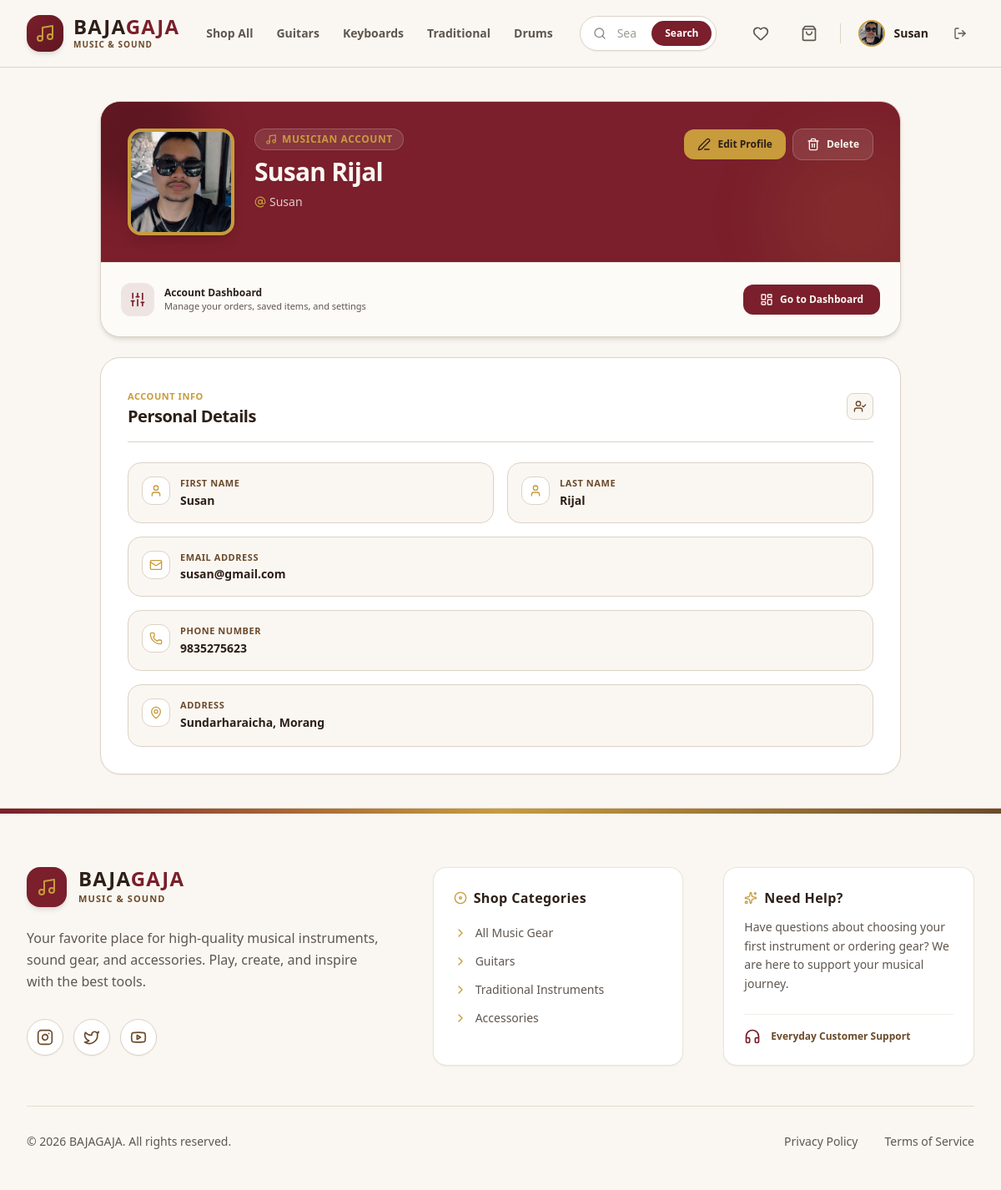
/profile/ (signed in), run on the app's committed database.
### bg_app/models.py (models this page shows, shortened)
class User(AbstractUser):
    phone = models.CharField(max_length=20, blank=True)
    address = models.TextField(blank=True)
    profile_picture = models.ImageField(upload_to='images/user/', blank=True, null=True)

### bg_app/views/profile_view.py (the view)
# urls.py: path('profile/', profile_view, name='profile'),
@login_required
def profile_view(request):
    return render(request, 'main/profile_page.html')

### bg_app/templates/main/profile_page.html (shortened to what this page needs)
<!DOCTYPE html>
<html lang="en">
<head>
    {% load static %}
    <link href="{% static 'css/styles.css' %}" rel="stylesheet" />
</head>
<body class="bg-[#FAF7F2] font-sans min-h-screen flex flex-col text-[#5F564F] antialiased">
    {% include 'components/_navbar.html' %}
    <main class="flex-grow py-10 px-4 sm:px-6 lg:px-8 max-w-5xl mx-auto w-full">
        <div class="space-y-6">
            <div class="bg-[#FFFFFF] border border-[#DDD2C5] rounded-3xl shadow-md overflow-hidden">
                <div class="bg-[#7A1F2B] p-6 sm:p-8 text-[#FAF7F2] relative overflow-hidden">
                    <div class="absolute -right-10 -bottom-10 w-48 h-48 bg-[#C89B3C]/10 rounded-full blur-2xl pointer-events-none"></div>
                    <div class="relative z-10 flex flex-col sm:flex-row items-center sm:items-start gap-6">
                        <div class="relative w-28 h-28 sm:w-32 sm:h-32 rounded-2xl bg-[#FAF7F2] border-4 border-[#C89B3C] shadow-lg overflow-hidden flex items-center justify-center text-[#7A1F2B] shrink-0">
                            {% if user.profile_picture %}
                                <img src="{{ user.profile_picture.url }}" alt="{{ user.username }}" class="w-full h-full object-cover">
                            {% else %}
                                <i data-lucide="user" class="w-14 h-14 text-[#7A1F2B]/60"></i>
                            {% endif %}
                        </div>
                        <div class="space-y-2 text-center sm:text-left flex-grow">
                            <div class="inline-flex items-center gap-1.5 px-3 py-1 rounded-full bg-[#FAF7F2]/10 border border-[#FAF7F2]/20 text-[#C89B3C] text-xs font-bold uppercase tracking-wider">
                                <i data-lucide="music" class="w-3.5 h-3.5"></i>
                                <span>
                                    {% if user.is_staff %} Administrator {% else %} Musician Account {% endif %}
                                </span>
                            </div>
                            <h1 class="text-2xl sm:text-3xl font-black text-[#FAF7F2] tracking-tight">
                                {% if user.first_name or user.last_name %}
                                    {{ user.first_name }} {{ user.last_name }}
                                {% else %}
                                    {{ user.username|default:"Anonymous User" }}
                                {% endif %}
                            </h1>
                            <p class="text-xs sm:text-sm text-[#FAF7F2]/80 font-medium flex items-center justify-center sm:justify-start gap-1">
                                <i data-lucide="at-sign" class="w-3.5 h-3.5 text-[#C89B3C]"></i>
                                <span>{{ user.username|default:"musician" }}</span>
                            </p>
                        </div>
                        <div class="flex flex-wrap items-center justify-center sm:justify-end gap-2 w-full sm:w-auto pt-2 sm:pt-0">
                            <a href="/profile/edit/" class="px-4 py-2.5 bg-[#C89B3C] hover:bg-[#C89B3C]/90 text-[#2D1F18] font-bold rounded-xl transition-all text-xs flex items-center gap-2 shadow-sm">
                                <i data-lucide="edit-3" class="w-4 h-4"></i>
                                <span>Edit Profile</span>
                            </a>
                            {% if not user.is_staff %}
                                <button type="button" onclick="openDeleteProfileModal('/profile/delete/{{ user.id }}/')" class="px-4 py-2.5 bg-[#FAF7F2]/10 hover:bg-[#B4473A] text-[#FAF7F2] font-bold rounded-xl transition-all text-xs flex items-center gap-2 border border-[#FAF7F2]/20">
                                    <i data-lucide="trash-2" class="w-4 h-4"></i>
                                    <span>Delete</span>
                                </button>
                            {% endif %}
                        </div>
                    </div>
                </div>
                <div class="p-4 sm:p-6 bg-[#FAF7F2]/50 border-t border-[#DDD2C5]/60 flex flex-col sm:flex-row items-center justify-between gap-4">
                    <div class="flex items-center gap-3">
                        <div class="w-10 h-10 rounded-xl bg-[#7A1F2B]/10 flex items-center justify-center text-[#7A1F2B] shrink-0">
                            <i data-lucide="sliders" class="w-5 h-5"></i>
                        </div>
                        <div>
                            <h3 class="text-xs font-bold text-[#2D1F18]">Account Dashboard</h3>
                            <p class="text-[11px] text-[#5F564F]">Manage your orders, saved items, and settings</p>
                        </div>
                    </div>
                    {% if user.is_staff %}
                        <a href="/dashboard/admin/" class="w-full sm:w-auto px-5 py-2.5 bg-[#7A1F2B] hover:bg-[#5E1721] text-[#FAF7F2] font-bold rounded-xl transition-all text-xs flex items-center justify-center gap-2 shadow-sm">
                            <i data-lucide="layout-dashboard" class="w-4 h-4"></i>
                            <span>Go to Admin Dashboard</span>
                        </a>
                    {% else %}
                        <a href="/dashboard/" class="w-full sm:w-auto px-5 py-2.5 bg-[#7A1F2B] hover:bg-[#5E1721] text-[#FAF7F2] font-bold rounded-xl transition-all text-xs flex items-center justify-center gap-2 shadow-sm">
                            <i data-lucide="layout-dashboard" class="w-4 h-4"></i>
                            <span>Go to Dashboard</span>
                        </a>
                    {% endif %}
                </div>
            </div>
            <div class="bg-[#FFFFFF] border border-[#DDD2C5] rounded-3xl p-6 sm:p-8 shadow-sm space-y-6">
                <div class="border-b border-[#DDD2C5] pb-4 flex items-center justify-between">
                    <div>
                        <span class="text-[11px] font-bold uppercase tracking-wider text-[#C89B3C]">Account Info</span>
                        <h2 class="text-xl font-black text-[#2D1F18] tracking-tight">Personal Details</h2>
                    </div>
                    <div class="w-8 h-8 rounded-lg bg-[#FAF7F2] border border-[#DDD2C5] flex items-center justify-center text-[#6B4A2B]">
                        <i data-lucide="user-check" class="w-4 h-4"></i>
                    </div>
                </div>
                <div class="grid grid-cols-1 sm:grid-cols-2 gap-4">
                    <div class="bg-[#FAF7F2] border border-[#DDD2C5] p-4 rounded-2xl flex items-start gap-3">
                        <div class="p-2 rounded-xl bg-[#FFFFFF] border border-[#DDD2C5] text-[#C89B3C] shrink-0">
                            <i data-lucide="user" class="w-4 h-4"></i>
                        </div>
                        <div>
                            <span class="text-[11px] font-bold uppercase tracking-wider text-[#6B4A2B] block">First Name</span>
                            <p class="text-sm font-semibold text-[#2D1F18] mt-0.5">{{ user.first_name|default:"—" }}</p>
                        </div>
                    </div>
                    <div class="bg-[#FAF7F2] border border-[#DDD2C5] p-4 rounded-2xl flex items-start gap-3">
                        <div class="p-2 rounded-xl bg-[#FFFFFF] border border-[#DDD2C5] text-[#C89B3C] shrink-0">
                            <i data-lucide="user" class="w-4 h-4"></i>
                        </div>
                        <div>
                            <span class="text-[11px] font-bold uppercase tracking-wider text-[#6B4A2B] block">Last Name</span>
                            <p class="text-sm font-semibold text-[#2D1F18] mt-0.5">{{ user.last_name|default:"—" }}</p>
                        </div>
                    </div>
                    <div class="sm:col-span-2 bg-[#FAF7F2] border border-[#DDD2C5] p-4 rounded-2xl flex items-start gap-3">
                        <div class="p-2 rounded-xl bg-[#FFFFFF] border border-[#DDD2C5] text-[#C89B3C] shrink-0">
                            <i data-lucide="mail" class="w-4 h-4"></i>
                        </div>
                        <div class="truncate">
                            <span class="text-[11px] font-bold uppercase tracking-wider text-[#6B4A2B] block">Email Address</span>
                            <p class="text-sm font-semibold text-[#2D1F18] mt-0.5 truncate">{{ user.email|default:"user@bajagaja.com" }}</p>
                        </div>
                    </div>
                    <div class="sm:col-span-2 bg-[#FAF7F2] border border-[#DDD2C5] p-4 rounded-2xl flex items-start gap-3">
                        <div class="p-2 rounded-xl bg-[#FFFFFF] border border-[#DDD2C5] text-[#C89B3C] shrink-0">
                            <i data-lucide="phone" class="w-4 h-4"></i>
                        </div>
                        <div>
                            <span class="text-[11px] font-bold uppercase tracking-wider text-[#6B4A2B] block">Phone Number</span>
                            <p class="text-sm font-semibold text-[#2D1F18] mt-0.5">{{ user.phone|default:"Not provided" }}</p>
                        </div>
                    </div>
                    <div class="sm:col-span-2 bg-[#FAF7F2] border border-[#DDD2C5] p-4 rounded-2xl flex items-start gap-3">
                        <div class="p-2 rounded-xl bg-[#FFFFFF] border border-[#DDD2C5] text-[#C89B3C] shrink-0">
                            <i data-lucide="map-pin" class="w-4 h-4"></i>
                        </div>
                        <div>
                            <span class="text-[11px] font-bold uppercase tracking-wider text-[#6B4A2B] block">Address</span>
                            <p class="text-sm font-semibold text-[#2D1F18] mt-0.5 whitespace-pre-line leading-relaxed">{{ user.address|default:"Not provided" }}</p>
                        </div>
                    </div>
                </div>
            </div>
        </div>
    </main>
    {% include 'components/_footer.html' %}
</body>
</html>

### bg_app/templates/components/_navbar.html (shortened to what this page needs)
<header class="sticky top-0 z-50 bg-[#FAF7F2]/95 backdrop-blur-lg border-b border-[#DDD2C5] font-sans">
  <div class="max-w-7xl mx-auto px-4 sm:px-6 lg:px-8">
    <div class="flex items-center justify-between h-20 gap-4 lg:gap-8">
      <div class="flex items-center gap-8">
        <a href="/" class="flex items-center gap-3 group shrink-0">
          <div class="w-11 h-11 rounded-2xl bg-gradient-to-br from-[#7A1F2B] to-[#5E1721] text-[#FFFFFF] flex items-center justify-center shadow-md group-hover:scale-105 transition-all duration-300">
            <i data-lucide="music" class="w-6 h-6 text-[#C89B3C]"></i>
          </div>
          <div class="flex flex-col">
            <span class="text-2xl font-black tracking-wider text-[#2D1F18] leading-none">BAJA<span class="text-[#7A1F2B]">GAJA</span></span>
            <span class="text-[10px] font-bold text-[#6B4A2B] tracking-widest uppercase mt-0.5">Music & Sound</span>
          </div>
        </a>
        <nav class="hidden md:flex items-center gap-7 text-sm font-semibold text-[#5F564F]">
          <a href="/products/" class="hover:text-[#7A1F2B] transition-all py-1 relative after:absolute after:bottom-0 after:left-0 after:w-0 after:h-0.5 after:bg-[#7A1F2B] hover:after:w-full after:transition-all">Shop All</a>
          <a href="/products/?category=guitars" class="hover:text-[#7A1F2B] transition-all py-1 relative after:absolute after:bottom-0 after:left-0 after:w-0 after:h-0.5 after:bg-[#7A1F2B] hover:after:w-full after:transition-all">Guitars</a>
          <a href="/products/?category=keyboards" class="hover:text-[#7A1F2B] transition-all py-1 relative after:absolute after:bottom-0 after:left-0 after:w-0 after:h-0.5 after:bg-[#7A1F2B] hover:after:w-full after:transition-all">Keyboards</a>
          <a href="/products/?category=traditional" class="hover:text-[#7A1F2B] transition-all py-1 relative after:absolute after:bottom-0 after:left-0 after:w-0 after:h-0.5 after:bg-[#7A1F2B] hover:after:w-full after:transition-all">Traditional</a>
          <a href="/products/?category=drums" class="hover:text-[#7A1F2B] transition-all py-1 relative after:absolute after:bottom-0 after:left-0 after:w-0 after:h-0.5 after:bg-[#7A1F2B] hover:after:w-full after:transition-all">Drums</a>
        </nav>
      </div>
      <div class="flex-1 max-w-md hidden sm:block">
        <form action="/products/" method="GET" class="relative group">
          <input type="text" name="search" value="{{ request.GET.search }}" placeholder="Search instruments, gear..."
            class="w-full bg-[#FFFFFF] border border-[#DDD2C5] rounded-full pl-11 pr-24 py-2.5 text-sm text-[#2D1F18] placeholder-[#5F564F]/60 focus:outline-none focus:border-[#7A1F2B] focus:ring-2 focus:ring-[#7A1F2B]/20 shadow-sm transition-all">
          <div class="absolute inset-y-0 left-0 pl-4 flex items-center pointer-events-none text-[#5F564F]/70 group-focus-within:text-[#7A1F2B]">
          </div>
          <button type="submit" class="absolute inset-y-1.5 right-1.5 px-4 bg-[#7A1F2B] hover:bg-[#5E1721] text-[#FFFFFF] text-xs font-semibold rounded-full flex items-center justify-center transition-all shadow-sm">
            Search
          </button>
        </form>
      </div>
      <div class="flex items-center gap-3 sm:gap-4">
        {% if user.is_authenticated and not user.is_staff %}
          <a href="/wishlist/" class="p-2.5 text-[#5F564F] hover:text-[#7A1F2B] hover:bg-[#FFFFFF] rounded-full border border-transparent hover:border-[#DDD2C5] transition-all relative shadow-none hover:shadow-sm" title="Wishlist">
            <i data-lucide="heart" class="w-5 h-5"></i>
          </a>
          <a href="/cart/" class="p-2.5 text-[#5F564F] hover:text-[#7A1F2B] hover:bg-[#FFFFFF] rounded-full border border-transparent hover:border-[#DDD2C5] transition-all relative shadow-none hover:shadow-sm" title="Shopping Cart">
            <i data-lucide="shopping-bag" class="w-5 h-5"></i>
          </a>
        {% endif %}
        {% if user.is_authenticated %}
          <div class="flex items-center gap-2">
            <a href="/profile/" class="flex items-center gap-2.5 group p-1 pr-3 rounded-full hover:bg-[#FFFFFF] transition-all border border-transparent hover:border-[#DDD2C5]">
              {% if user.profile_picture %}
                <img src="{{ user.profile_picture.url }}" alt="Profile" class="w-8 h-8 rounded-full object-cover border-2 border-[#C89B3C]">
              {% else %}
                <div class="w-8 h-8 rounded-full bg-[#FAF7F2] border-2 border-[#C89B3C] flex items-center justify-center text-[#7A1F2B]">
                  <i data-lucide="user" class="w-4 h-4"></i>
                </div>
              {% endif %}
              <span class="text-sm font-semibold hidden lg:block text-[#2D1F18] group-hover:text-[#7A1F2B] transition-colors">{{ user.username }}</span>
            </a>
            <button type="button" onclick="openLogoutModal()" class="p-2 text-[#5F564F] hover:text-[#B4473A] hover:bg-[#FFFFFF] rounded-full border border-transparent hover:border-[#DDD2C5] transition-colors cursor-pointer" title="Log Out">
              <i data-lucide="log-out" class="w-4 h-4"></i>
            </button>
          </div>
        {% endif %}
      </div>
    </div>
  </div>
</header>

### data on the page
User: profile_picture (picture), username "Susan", first_name "Susan", last_name "Rijal", email "susan@gmail.com", phone "9835275623", address "Sundarharaicha, Morang"
